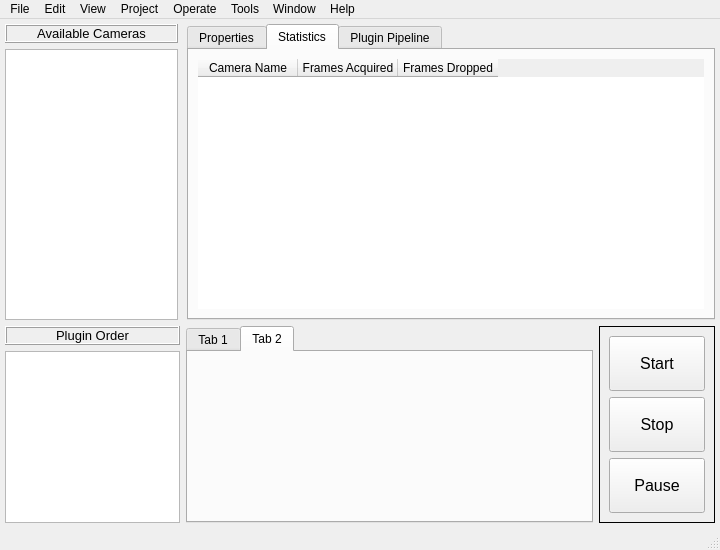
<?xml version="1.0" encoding="UTF-8"?>
<ui version="4.0">
 <class>MainWindow</class>
 <widget class="QMainWindow" name="MainWindow">
  <property name="geometry">
   <rect>
    <x>0</x>
    <y>0</y>
    <width>720</width>
    <height>550</height>
   </rect>
  </property>
  <property name="windowTitle">
   <string>RataGUI</string>
  </property>
  <property name="iconSize">
   <size>
    <width>15</width>
    <height>15</height>
   </size>
  </property>
  <widget class="QWidget" name="centralwidget">
   <layout class="QVBoxLayout" name="verticalLayout_2" stretch="3,2">
    <property name="leftMargin">
     <number>5</number>
    </property>
    <property name="topMargin">
     <number>5</number>
    </property>
    <property name="rightMargin">
     <number>5</number>
    </property>
    <property name="bottomMargin">
     <number>5</number>
    </property>
    <item>
     <layout class="QHBoxLayout" name="camControl" stretch="2,6">
      <item>
       <layout class="QVBoxLayout" name="camListLayout">
        <property name="rightMargin">
         <number>3</number>
        </property>
        <item>
         <widget class="QLabel" name="camListLabel">
          <property name="font">
           <font>
            <pointsize>10</pointsize>
           </font>
          </property>
          <property name="frameShape">
           <enum>QFrame::Box</enum>
          </property>
          <property name="frameShadow">
           <enum>QFrame::Raised</enum>
          </property>
          <property name="text">
           <string>Available Cameras</string>
          </property>
          <property name="alignment">
           <set>Qt::AlignCenter</set>
          </property>
         </widget>
        </item>
        <item>
         <widget class="QListWidget" name="cam_list">
          <property name="editTriggers">
           <set>QAbstractItemView::NoEditTriggers</set>
          </property>
          <property name="sortingEnabled">
           <bool>true</bool>
          </property>
         </widget>
        </item>
       </layout>
      </item>
      <item>
       <widget class="QTabWidget" name="camAttributes">
        <property name="currentIndex">
         <number>1</number>
        </property>
        <widget class="QWidget" name="camPropsTab">
         <attribute name="title">
          <string>Properties</string>
         </attribute>
         <layout class="QGridLayout" name="gridLayout">
          <item row="0" column="0">
           <widget class="QTableWidget" name="cam_props">
            <property name="frameShape">
             <enum>QFrame::NoFrame</enum>
            </property>
           </widget>
          </item>
         </layout>
        </widget>
        <widget class="QWidget" name="camStatsTab">
         <attribute name="title">
          <string>Statistics</string>
         </attribute>
         <layout class="QGridLayout" name="gridLayout_2">
          <item row="0" column="0">
           <widget class="QTableWidget" name="cam_stats">
            <property name="frameShape">
             <enum>QFrame::NoFrame</enum>
            </property>
            <property name="editTriggers">
             <set>QAbstractItemView::NoEditTriggers</set>
            </property>
            <property name="alternatingRowColors">
             <bool>false</bool>
            </property>
            <property name="rowCount">
             <number>0</number>
            </property>
            <attribute name="horizontalHeaderCascadingSectionResizes">
             <bool>false</bool>
            </attribute>
            <attribute name="horizontalHeaderShowSortIndicator" stdset="0">
             <bool>false</bool>
            </attribute>
            <attribute name="horizontalHeaderStretchLastSection">
             <bool>false</bool>
            </attribute>
            <attribute name="verticalHeaderVisible">
             <bool>false</bool>
            </attribute>
            <attribute name="verticalHeaderShowSortIndicator" stdset="0">
             <bool>false</bool>
            </attribute>
            <attribute name="verticalHeaderStretchLastSection">
             <bool>false</bool>
            </attribute>
            <column>
             <property name="text">
              <string>Camera Name</string>
             </property>
            </column>
            <column>
             <property name="text">
              <string>Frames Acquired</string>
             </property>
            </column>
            <column>
             <property name="text">
              <string>Frames Dropped</string>
             </property>
            </column>
           </widget>
          </item>
         </layout>
        </widget>
        <widget class="QWidget" name="pluginPipelineTab">
         <attribute name="title">
          <string>Plugin Pipeline</string>
         </attribute>
         <layout class="QGridLayout" name="gridLayout_3">
          <item row="0" column="0">
           <widget class="QTableWidget" name="plugin_pipeline">
            <property name="frameShape">
             <enum>QFrame::NoFrame</enum>
            </property>
            <attribute name="horizontalHeaderDefaultSectionSize">
             <number>74</number>
            </attribute>
           </widget>
          </item>
         </layout>
        </widget>
       </widget>
      </item>
     </layout>
    </item>
    <item>
     <layout class="QHBoxLayout" name="pluginControl" stretch="3,7,2">
      <property name="sizeConstraint">
       <enum>QLayout::SetMinimumSize</enum>
      </property>
      <property name="leftMargin">
       <number>0</number>
      </property>
      <property name="rightMargin">
       <number>0</number>
      </property>
      <item>
       <layout class="QVBoxLayout" name="pluginListLayout">
        <property name="rightMargin">
         <number>0</number>
        </property>
        <item>
         <widget class="QLabel" name="pluginListLabel">
          <property name="font">
           <font>
            <pointsize>10</pointsize>
           </font>
          </property>
          <property name="frameShape">
           <enum>QFrame::Box</enum>
          </property>
          <property name="frameShadow">
           <enum>QFrame::Raised</enum>
          </property>
          <property name="text">
           <string>Plugin Order</string>
          </property>
          <property name="alignment">
           <set>Qt::AlignCenter</set>
          </property>
         </widget>
        </item>
        <item>
         <widget class="QListWidget" name="plugin_list">
          <property name="editTriggers">
           <set>QAbstractItemView::NoEditTriggers</set>
          </property>
          <property name="dragEnabled">
           <bool>true</bool>
          </property>
          <property name="dragDropMode">
           <enum>QAbstractItemView::DragDrop</enum>
          </property>
          <property name="defaultDropAction">
           <enum>Qt::MoveAction</enum>
          </property>
         </widget>
        </item>
       </layout>
      </item>
      <item>
       <widget class="QTabWidget" name="plugins">
        <property name="sizePolicy">
         <sizepolicy hsizetype="Expanding" vsizetype="Expanding">
          <horstretch>0</horstretch>
          <verstretch>0</verstretch>
         </sizepolicy>
        </property>
        <property name="currentIndex">
         <number>1</number>
        </property>
        <widget class="QWidget" name="tab1">
         <attribute name="title">
          <string>Tab 1</string>
         </attribute>
        </widget>
        <widget class="QWidget" name="tab2">
         <attribute name="title">
          <string>Tab 2</string>
         </attribute>
        </widget>
       </widget>
      </item>
      <item>
       <widget class="QFrame" name="frame">
        <property name="frameShape">
         <enum>QFrame::Box</enum>
        </property>
        <property name="frameShadow">
         <enum>QFrame::Plain</enum>
        </property>
        <layout class="QVBoxLayout" name="verticalLayout">
         <item>
          <widget class="QPushButton" name="start_button">
           <property name="sizePolicy">
            <sizepolicy hsizetype="Minimum" vsizetype="Expanding">
             <horstretch>0</horstretch>
             <verstretch>0</verstretch>
            </sizepolicy>
           </property>
           <property name="font">
            <font>
             <pointsize>12</pointsize>
            </font>
           </property>
           <property name="text">
            <string>Start</string>
           </property>
          </widget>
         </item>
         <item>
          <widget class="QPushButton" name="stop_button">
           <property name="enabled">
            <bool>true</bool>
           </property>
           <property name="sizePolicy">
            <sizepolicy hsizetype="Minimum" vsizetype="Expanding">
             <horstretch>0</horstretch>
             <verstretch>0</verstretch>
            </sizepolicy>
           </property>
           <property name="font">
            <font>
             <pointsize>12</pointsize>
            </font>
           </property>
           <property name="mouseTracking">
            <bool>false</bool>
           </property>
           <property name="autoFillBackground">
            <bool>false</bool>
           </property>
           <property name="text">
            <string>Stop</string>
           </property>
           <property name="autoDefault">
            <bool>false</bool>
           </property>
           <property name="default">
            <bool>false</bool>
           </property>
           <property name="flat">
            <bool>false</bool>
           </property>
          </widget>
         </item>
         <item>
          <widget class="QPushButton" name="pause_button">
           <property name="sizePolicy">
            <sizepolicy hsizetype="Minimum" vsizetype="Expanding">
             <horstretch>0</horstretch>
             <verstretch>0</verstretch>
            </sizepolicy>
           </property>
           <property name="font">
            <font>
             <pointsize>12</pointsize>
            </font>
           </property>
           <property name="text">
            <string>Pause</string>
           </property>
          </widget>
         </item>
        </layout>
       </widget>
      </item>
     </layout>
    </item>
   </layout>
  </widget>
  <widget class="QMenuBar" name="menubar">
   <property name="geometry">
    <rect>
     <x>0</x>
     <y>0</y>
     <width>720</width>
     <height>18</height>
    </rect>
   </property>
   <property name="nativeMenuBar">
    <bool>false</bool>
   </property>
   <widget class="QMenu" name="menuFile">
    <property name="title">
     <string>File</string>
    </property>
    <addaction name="actionNew"/>
    <addaction name="actionOpen"/>
    <addaction name="actionSave"/>
   </widget>
   <widget class="QMenu" name="menuEdit">
    <property name="title">
     <string>Edit</string>
    </property>
   </widget>
   <widget class="QMenu" name="menuView">
    <property name="title">
     <string>View</string>
    </property>
   </widget>
   <widget class="QMenu" name="menuProject">
    <property name="title">
     <string>Project</string>
    </property>
   </widget>
   <widget class="QMenu" name="menuOperate">
    <property name="title">
     <string>Operate</string>
    </property>
   </widget>
   <widget class="QMenu" name="menuTools">
    <property name="title">
     <string>Tools</string>
    </property>
   </widget>
   <widget class="QMenu" name="menuWindow">
    <property name="title">
     <string>Window</string>
    </property>
   </widget>
   <widget class="QMenu" name="menuHelp">
    <property name="title">
     <string>Help</string>
    </property>
   </widget>
   <addaction name="menuFile"/>
   <addaction name="menuEdit"/>
   <addaction name="menuView"/>
   <addaction name="menuProject"/>
   <addaction name="menuOperate"/>
   <addaction name="menuTools"/>
   <addaction name="menuWindow"/>
   <addaction name="menuHelp"/>
  </widget>
  <widget class="QStatusBar" name="statusbar">
   <property name="sizeGripEnabled">
    <bool>true</bool>
   </property>
  </widget>
  <action name="actionNew">
   <property name="text">
    <string>New</string>
   </property>
  </action>
  <action name="actionOpen">
   <property name="text">
    <string>Open</string>
   </property>
  </action>
  <action name="actionSave">
   <property name="text">
    <string>Save</string>
   </property>
  </action>
 </widget>
 <resources/>
 <connections/>
</ui>
